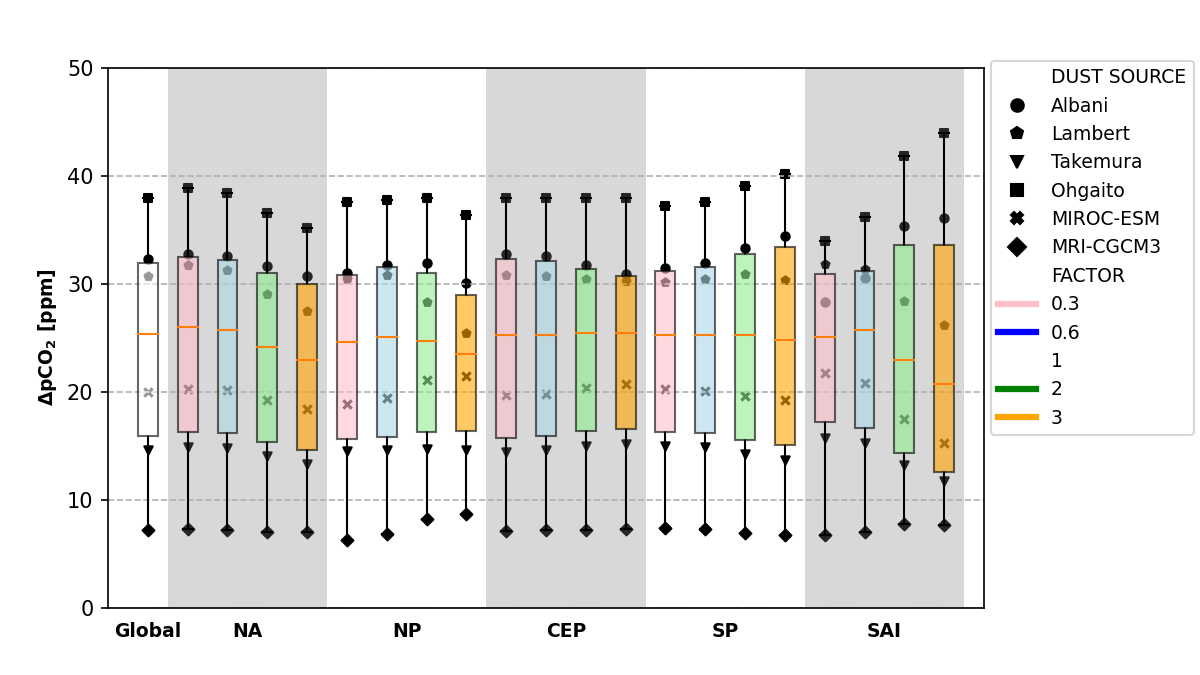

Generate this figure with Python:
# %%
import csv
import pandas as pd
import numpy as np
from matplotlib.lines import Line2D
import matplotlib.pyplot as plt


legend_elements = [Line2D([0], [0], linestyle='',label='DUST SOURCE'),
Line2D([0], [0],  marker='o',color='black', linestyle='',lw=3, label='Albani'),
Line2D([0], [0],  marker='p',color='black', linestyle='',lw=3, label='Lambert'),
Line2D([0], [0],  marker='v',color='black', linestyle='',lw=3, label='Takemura'),
Line2D([0], [0],  marker='s',color='black', linestyle='',lw=3, label='Ohgaito'),
Line2D([0], [0],  marker='X',color='black', linestyle='',lw=3, label='MIROC-ESM'),
Line2D([0], [0],  marker='D',color='black', linestyle='',lw=3, label='MRI-CGCM3'),
Line2D([0], [0], linestyle='',label='FACTOR'),
Line2D([0], [0],  color='pink', lw=3,label='0.3'),
Line2D([0], [0],  color='blue', lw=3,label='0.6'),
Line2D([0], [0],  color='white', lw=3,label='1'),
Line2D([0], [0],  color='green', lw=3,label='2'),
Line2D([0], [0],  color='orange', lw=3,label='3')]


MODEL=['Albani','Lambert','Takemura','Ohgaito','MIROC-ESM','MRI-CGCM3']
REGION=['NA', 'NP','CP', 'SP', 'SA']
SOL=[0.3333, 0.6666,2,3]
Sim=['o','p','v','s','x','D']
colors = ['pink', 'lightblue', 'lightgreen','orange'];color=colors*5;color.insert(0, "white")

dCO2=pd.read_excel('/home/natalia/Documentos/DATA/TesisI/Data_function/Function/PicturePaper/Tabla/Tabla.xlsx')
dCO2=(np.array(dCO2)).T;dCO2=dCO2[1:7];

figure=plt.figure(None,figsize=(8, 4.5), dpi=150, facecolor='w', edgecolor='k')
figure.add_axes([0.09, 0.1, 0.73, 0.8])

bplot=plt.boxplot(dCO2,showfliers=False,patch_artist=True)

for b, c in zip(bplot['boxes'], color):
    b.set_alpha(0.6)
    b.set_edgecolor('k') # or try 'black'
    b.set_facecolor(c)
    b.set_linewidth(1)

for h in range(1,22):
    for m,l in zip(Sim,range(7)):
        plt.scatter(h,dCO2[l,h-1],s=16,marker=m,c='black')

for i,j in zip(np.arange(1.5,21,8), np.arange(5.5,22,8)):
	plt.axvspan(i,j,facecolor='gray', alpha=0.3) 
plt.xticks([1, 3.5, 7.5,11.5,15.5,19.5],['Global', 'NA', 'NP', 'CEP','SP','SAI'],fontsize=9,fontweight='bold')
plt.ylabel(r'$ \bf \Delta$' 'pCO' r'$\bf _2$' ' [ppm]',color='black',fontsize=9, fontweight='bold')
plt.xlim(0, 22)
plt.ylim(0, 50)
plt.grid(axis='y',linestyle = '--')
plt.legend(handles=legend_elements, loc='upper right',fontsize=9, bbox_to_anchor=(1.25, 1.03))
plt.tick_params(axis='x', bottom = False)
#plt.savefig('/home/natalia/Documentos/DATA/TesisI/Data_function/Function/PicturePaper/Figure6_Boxplot_Tabla.png')
# %%
